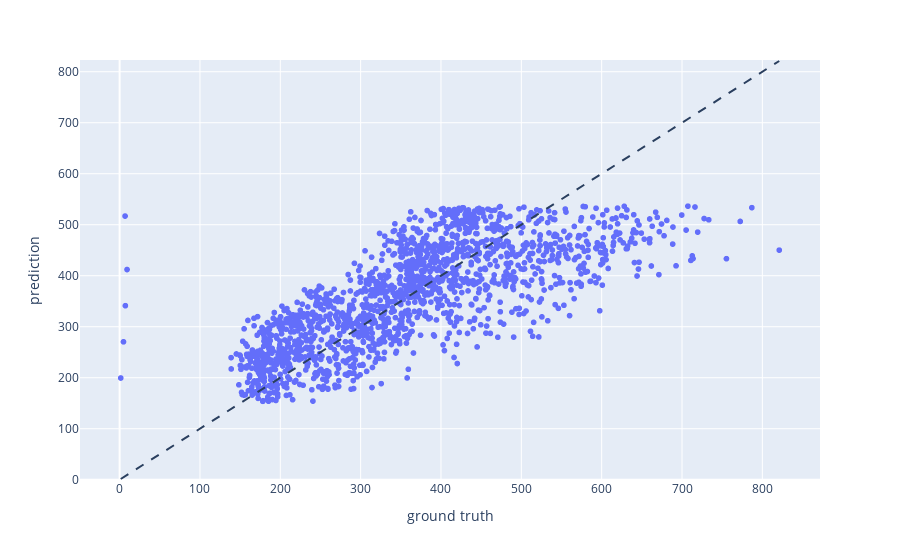

Source (notebook cell):
### Code cell
fig = px.scatter(x=y, y=y_pred, labels={'x': 'ground truth', 'y': 'prediction'}, title='Actual vs predicted plot')
fig.add_shape(
    type="line", line=dict(dash='dash'),
    x0=y.min(), y0=y.min(),
    x1=y.max(), y1=y.max()
)
fig.show()

### Figure 1 — Plotly figure (JSON) as saved in the notebook; plotly's stock layout.template omitted (floating-point values rounded to 4 significant figures; data arrays with more than 128 entries replaced by an {"elided": "..."} marker saying what was removed)
{"data": [{"hovertemplate": "ground truth=%{x}<br>prediction=%{y}<extra></extra>", "legendgroup": "", "marker": {"color": "#636efa", "symbol": "circle"}, "mode": "markers", "name": "", "showlegend": false, "x": {"elided": "1684 float values"}, "xaxis": "x", "y": {"elided": "1684 float values"}, "yaxis": "y", "type": "scattergl"}], "layout": {"xaxis": {"anchor": "y", "domain": [0, 1], "title": {"text": "ground truth"}, "type": "linear", "range": [-46.53, 869.0], "autorange": true}, "yaxis": {"anchor": "x", "domain": [0, 1], "title": {"text": "prediction"}, "type": "linear", "range": [-1.252, 823.7], "autorange": true}, "legend": {"tracegroupgap": 0}, "margin": {"t": 60}, "shapes": [{"line": {"dash": "dash"}, "type": "line", "x0": 1.409, "x1": 821.0, "y0": 1.409, "y1": 821.0}], "autosize": true}}
